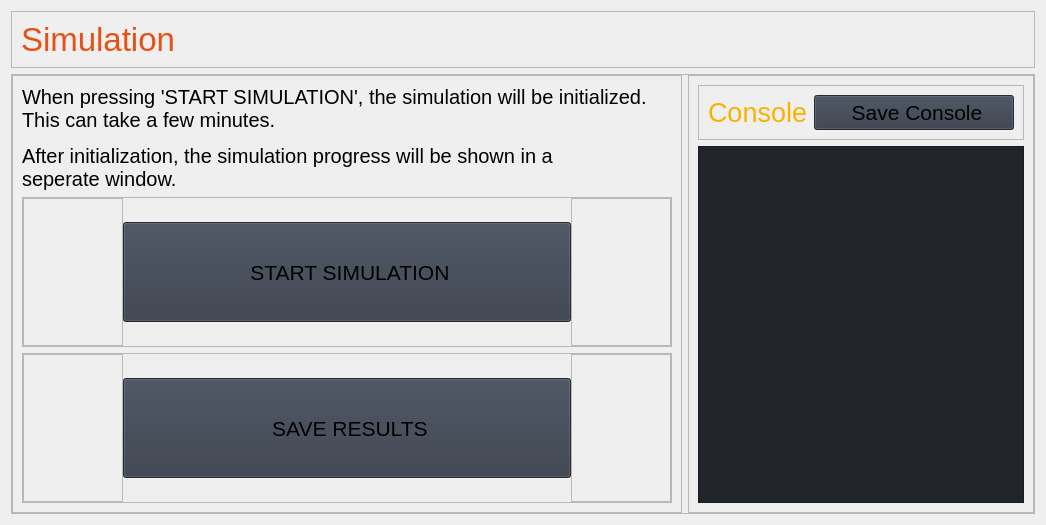
                     <widget class="QWidget" name="simulation">
                      <layout class="QVBoxLayout" name="verticalLayout_14">
                       <item>
                        <widget class="QFrame" name="frame_17">
                         <property name="minimumSize">
                          <size>
                           <width>0</width>
                           <height>0</height>
                          </size>
                         </property>
                         <property name="maximumSize">
                          <size>
                           <width>16777215</width>
                           <height>60</height>
                          </size>
                         </property>
                         <property name="frameShape">
                          <enum>QFrame::StyledPanel</enum>
                         </property>
                         <property name="frameShadow">
                          <enum>QFrame::Raised</enum>
                         </property>
                         <layout class="QVBoxLayout" name="verticalLayout_24">
                          <item>
                           <widget class="QLabel" name="label_33">
                            <property name="minimumSize">
                             <size>
                              <width>0</width>
                              <height>0</height>
                             </size>
                            </property>
                            <property name="maximumSize">
                             <size>
                              <width>16777215</width>
                              <height>50</height>
                             </size>
                            </property>
                            <property name="font">
                             <font>
                              <pointsize>25</pointsize>
                              <italic>false</italic>
                              <bold>false</bold>
                             </font>
                            </property>
                            <property name="styleSheet">
                             <string notr="true">color: #e75113;</string>
                            </property>
                            <property name="text">
                             <string>Simulation</string>
                            </property>
                           </widget>
                          </item>
                         </layout>
                        </widget>
                       </item>
                       <item>
                        <widget class="QFrame" name="frame_12">
                         <property name="frameShape">
                          <enum>QFrame::StyledPanel</enum>
                         </property>
                         <property name="frameShadow">
                          <enum>QFrame::Raised</enum>
                         </property>
                         <layout class="QHBoxLayout" name="horizontalLayout_6">
                          <property name="leftMargin">
                           <number>0</number>
                          </property>
                          <property name="topMargin">
                           <number>0</number>
                          </property>
                          <property name="rightMargin">
                           <number>0</number>
                          </property>
                          <property name="bottomMargin">
                           <number>0</number>
                          </property>
                          <item>
                           <widget class="QFrame" name="frame_23">
                            <property name="minimumSize">
                             <size>
                              <width>0</width>
                              <height>0</height>
                             </size>
                            </property>
                            <property name="maximumSize">
                             <size>
                              <width>16777215</width>
                              <height>16777215</height>
                             </size>
                            </property>
                            <property name="frameShape">
                             <enum>QFrame::StyledPanel</enum>
                            </property>
                            <property name="frameShadow">
                             <enum>QFrame::Raised</enum>
                            </property>
                            <layout class="QVBoxLayout" name="verticalLayout_26">
                             <property name="spacing">
                              <number>6</number>
                             </property>
                             <property name="leftMargin">
                              <number>9</number>
                             </property>
                             <property name="topMargin">
                              <number>9</number>
                             </property>
                             <item>
                              <widget class="QLabel" name="label_34">
                               <property name="minimumSize">
                                <size>
                                 <width>0</width>
                                 <height>0</height>
                                </size>
                               </property>
                               <property name="maximumSize">
                                <size>
                                 <width>16777215</width>
                                 <height>16777215</height>
                                </size>
                               </property>
                               <property name="font">
                                <font>
                                 <pointsize>15</pointsize>
                                 <italic>false</italic>
                                 <bold>false</bold>
                                </font>
                               </property>
                               <property name="text">
                                <string>&lt;html&gt;&lt;head/&gt;&lt;body&gt;&lt;p&gt;When pressing 'START SIMULATION', the simulation will be initialized. &lt;br&gt;This can take a few minutes.&lt;/p&gt;&lt;p&gt;After initialization, the simulation progress will be shown in a &lt;br&gt;seperate window.&lt;/p&gt;&lt;/body&gt;&lt;/html&gt;</string>
                               </property>
                               <property name="textFormat">
                                <enum>Qt::AutoText</enum>
                               </property>
                               <property name="scaledContents">
                                <bool>false</bool>
                               </property>
                               <property name="alignment">
                                <set>Qt::AlignLeading|Qt::AlignLeft|Qt::AlignTop</set>
                               </property>
                              </widget>
                             </item>
                             <item>
                              <widget class="QFrame" name="frame_18">
                               <property name="minimumSize">
                                <size>
                                 <width>650</width>
                                 <height>150</height>
                                </size>
                               </property>
                               <property name="maximumSize">
                                <size>
                                 <width>16777215</width>
                                 <height>200</height>
                                </size>
                               </property>
                               <property name="frameShape">
                                <enum>QFrame::StyledPanel</enum>
                               </property>
                               <property name="frameShadow">
                                <enum>QFrame::Raised</enum>
                               </property>
                               <layout class="QHBoxLayout" name="horizontalLayout_7">
                                <property name="spacing">
                                 <number>0</number>
                                </property>
                                <property name="leftMargin">
                                 <number>0</number>
                                </property>
                                <property name="topMargin">
                                 <number>0</number>
                                </property>
                                <property name="rightMargin">
                                 <number>0</number>
                                </property>
                                <property name="bottomMargin">
                                 <number>0</number>
                                </property>
                                <item>
                                 <widget class="QFrame" name="frame_20">
                                  <property name="maximumSize">
                                   <size>
                                    <width>100</width>
                                    <height>16777215</height>
                                   </size>
                                  </property>
                                  <property name="frameShape">
                                   <enum>QFrame::StyledPanel</enum>
                                  </property>
                                  <property name="frameShadow">
                                   <enum>QFrame::Raised</enum>
                                  </property>
                                 </widget>
                                </item>
                                <item>
                                 <widget class="QPushButton" name="btn_startsim">
                                  <property name="minimumSize">
                                   <size>
                                    <width>300</width>
                                    <height>100</height>
                                   </size>
                                  </property>
                                  <property name="maximumSize">
                                   <size>
                                    <width>16777215</width>
                                    <height>16777215</height>
                                   </size>
                                  </property>
                                  <property name="font">
                                   <font>
                                    <pointsize>16</pointsize>
                                    <italic>false</italic>
                                    <bold>false</bold>
                                   </font>
                                  </property>
                                  <property name="cursor">
                                   <cursorShape>PointingHandCursor</cursorShape>
                                  </property>
                                  <property name="styleSheet">
                                   <string notr="true">QPushButton{
background-color: rgb(52, 59, 72);
}
QPushButton:hover{
	background-color: rgba(242, 146, 0, 130);
}
QPushButton:pressed{
	background-color: rgba(228, 38, 24, 130);
}</string>
                                  </property>
                                  <property name="text">
                                   <string> START SIMULATION</string>
                                  </property>
                                  <property name="icon">
                                   <iconset>
                                    <normaloff>images/icons/cil-media-play.png</normaloff>images/icons/cil-media-play.png</iconset>
                                  </property>
                                 </widget>
                                </item>
                                <item>
                                 <widget class="QFrame" name="frame_21">
                                  <property name="maximumSize">
                                   <size>
                                    <width>100</width>
                                    <height>16777215</height>
                                   </size>
                                  </property>
                                  <property name="frameShape">
                                   <enum>QFrame::StyledPanel</enum>
                                  </property>
                                  <property name="frameShadow">
                                   <enum>QFrame::Raised</enum>
                                  </property>
                                 </widget>
                                </item>
                               </layout>
                              </widget>
                             </item>
                             <item>
                              <widget class="QFrame" name="frame_27">
                               <property name="minimumSize">
                                <size>
                                 <width>650</width>
                                 <height>150</height>
                                </size>
                               </property>
                               <property name="maximumSize">
                                <size>
                                 <width>16777215</width>
                                 <height>200</height>
                                </size>
                               </property>
                               <property name="frameShape">
                                <enum>QFrame::StyledPanel</enum>
                               </property>
                               <property name="frameShadow">
                                <enum>QFrame::Raised</enum>
                               </property>
                               <layout class="QHBoxLayout" name="horizontalLayout_13">
                                <property name="spacing">
                                 <number>0</number>
                                </property>
                                <property name="leftMargin">
                                 <number>0</number>
                                </property>
                                <property name="topMargin">
                                 <number>0</number>
                                </property>
                                <property name="rightMargin">
                                 <number>0</number>
                                </property>
                                <property name="bottomMargin">
                                 <number>0</number>
                                </property>
                                <item>
                                 <widget class="QFrame" name="frame_31">
                                  <property name="maximumSize">
                                   <size>
                                    <width>100</width>
                                    <height>16777215</height>
                                   </size>
                                  </property>
                                  <property name="frameShape">
                                   <enum>QFrame::StyledPanel</enum>
                                  </property>
                                  <property name="frameShadow">
                                   <enum>QFrame::Raised</enum>
                                  </property>
                                 </widget>
                                </item>
                                <item>
                                 <widget class="QPushButton" name="btn_save_results">
                                  <property name="minimumSize">
                                   <size>
                                    <width>300</width>
                                    <height>100</height>
                                   </size>
                                  </property>
                                  <property name="font">
                                   <font>
                                    <pointsize>16</pointsize>
                                    <italic>false</italic>
                                    <bold>false</bold>
                                   </font>
                                  </property>
                                  <property name="cursor">
                                   <cursorShape>PointingHandCursor</cursorShape>
                                  </property>
                                  <property name="styleSheet">
                                   <string notr="true">QPushButton{
background-color: rgb(52, 59, 72);
}
QPushButton:hover{
	background-color: rgba(242, 146, 0, 130);
}
QPushButton:pressed{
	background-color: rgba(228, 38, 24, 130);
}</string>
                                  </property>
                                  <property name="text">
                                   <string> SAVE RESULTS</string>
                                  </property>
                                  <property name="icon">
                                   <iconset resource="resources.qrc">
                                    <normaloff>:/icons/images/icons/cil-save.png</normaloff>:/icons/images/icons/cil-save.png</iconset>
                                  </property>
                                 </widget>
                                </item>
                                <item>
                                 <widget class="QFrame" name="frame_36">
                                  <property name="maximumSize">
                                   <size>
                                    <width>100</width>
                                    <height>16777215</height>
                                   </size>
                                  </property>
                                  <property name="frameShape">
                                   <enum>QFrame::StyledPanel</enum>
                                  </property>
                                  <property name="frameShadow">
                                   <enum>QFrame::Raised</enum>
                                  </property>
                                 </widget>
                                </item>
                               </layout>
                              </widget>
                             </item>
                            </layout>
                           </widget>
                          </item>
                          <item>
                           <widget class="QFrame" name="frame_22">
                            <property name="minimumSize">
                             <size>
                              <width>0</width>
                              <height>0</height>
                             </size>
                            </property>
                            <property name="maximumSize">
                             <size>
                              <width>16777215</width>
                              <height>16777215</height>
                             </size>
                            </property>
                            <property name="frameShape">
                             <enum>QFrame::StyledPanel</enum>
                            </property>
                            <property name="frameShadow">
                             <enum>QFrame::Raised</enum>
                            </property>
                            <layout class="QVBoxLayout" name="verticalLayout_8">
                             <item>
                              <widget class="QFrame" name="frame_10">
                               <property name="frameShape">
                                <enum>QFrame::StyledPanel</enum>
                               </property>
                               <property name="frameShadow">
                                <enum>QFrame::Raised</enum>
                               </property>
                               <layout class="QHBoxLayout" name="horizontalLayout_14">
                                <item>
                                 <widget class="QLabel" name="label_36">
                                  <property name="maximumSize">
                                   <size>
                                    <width>16777215</width>
                                    <height>50</height>
                                   </size>
                                  </property>
                                  <property name="font">
                                   <font>
                                    <pointsize>20</pointsize>
                                    <italic>false</italic>
                                    <bold>false</bold>
                                   </font>
                                  </property>
                                  <property name="styleSheet">
                                   <string notr="true">color: #f9b200;</string>
                                  </property>
                                  <property name="text">
                                   <string>Console</string>
                                  </property>
                                 </widget>
                                </item>
                                <item>
                                 <widget class="QPushButton" name="btn_save_console">
                                  <property name="minimumSize">
                                   <size>
                                    <width>200</width>
                                    <height>35</height>
                                   </size>
                                  </property>
                                  <property name="maximumSize">
                                   <size>
                                    <width>200</width>
                                    <height>16777215</height>
                                   </size>
                                  </property>
                                  <property name="font">
                                   <font>
                                    <pointsize>16</pointsize>
                                    <italic>false</italic>
                                    <bold>false</bold>
                                   </font>
                                  </property>
                                  <property name="cursor">
                                   <cursorShape>PointingHandCursor</cursorShape>
                                  </property>
                                  <property name="styleSheet">
                                   <string notr="true">QPushButton{
background-color: rgb(52, 59, 72);
}
QPushButton:hover{
	background-color: rgba(242, 146, 0, 130);
}
QPushButton:pressed{
	background-color: rgba(228, 38, 24, 130);
}</string>
                                  </property>
                                  <property name="text">
                                   <string> Save Console</string>
                                  </property>
                                  <property name="icon">
                                   <iconset resource="resources.qrc">
                                    <normaloff>:/icons/images/icons/cil-save.png</normaloff>:/icons/images/icons/cil-save.png</iconset>
                                  </property>
                                 </widget>
                                </item>
                               </layout>
                              </widget>
                             </item>
                             <item>
                              <widget class="QPlainTextEdit" name="text_console">
                               <property name="minimumSize">
                                <size>
                                 <width>200</width>
                                 <height>200</height>
                                </size>
                               </property>
                               <property name="font">
                                <font>
                                 <pointsize>12</pointsize>
                                 <italic>false</italic>
                                 <bold>false</bold>
                                </font>
                               </property>
                               <property name="styleSheet">
                                <string notr="true">background-color: rgb(33, 37, 43);</string>
                               </property>
                               <property name="readOnly">
                                <bool>true</bool>
                               </property>
                              </widget>
                             </item>
                            </layout>
                           </widget>
                          </item>
                         </layout>
                        </widget>
                       </item>
                      </layout>
                     </widget>
